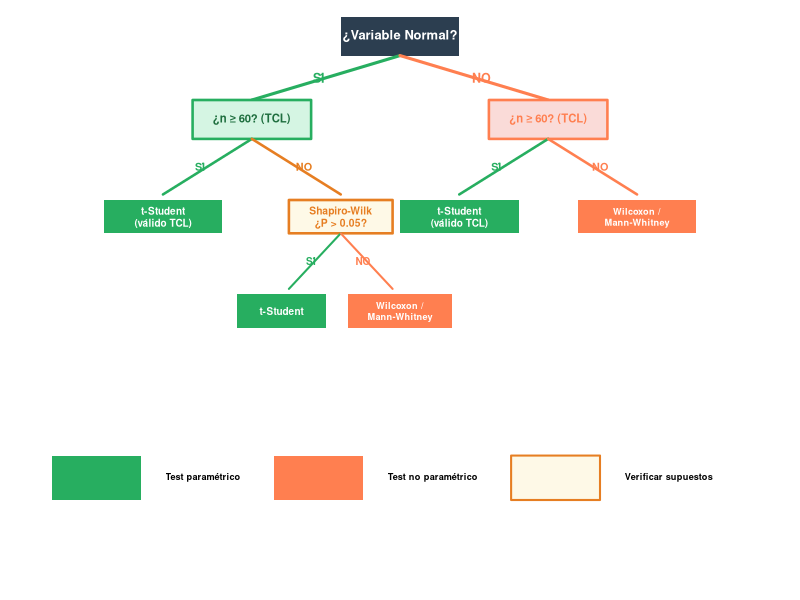
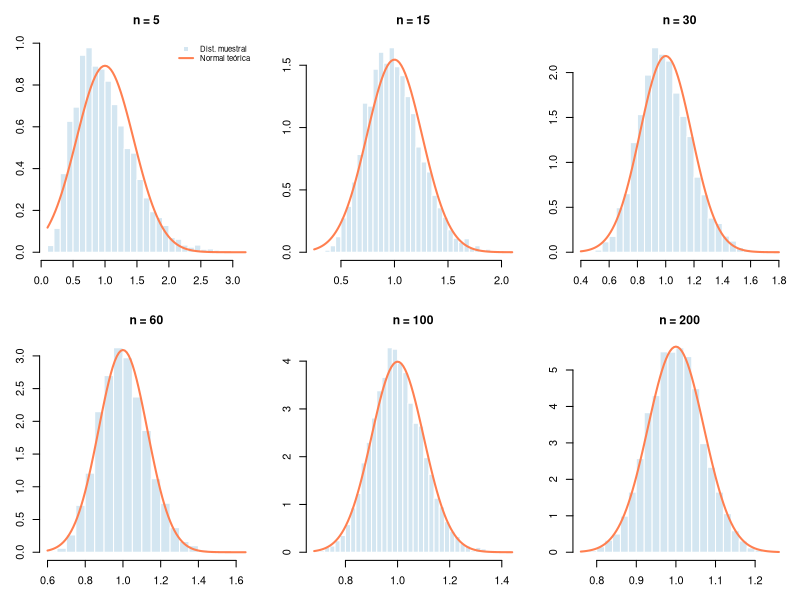
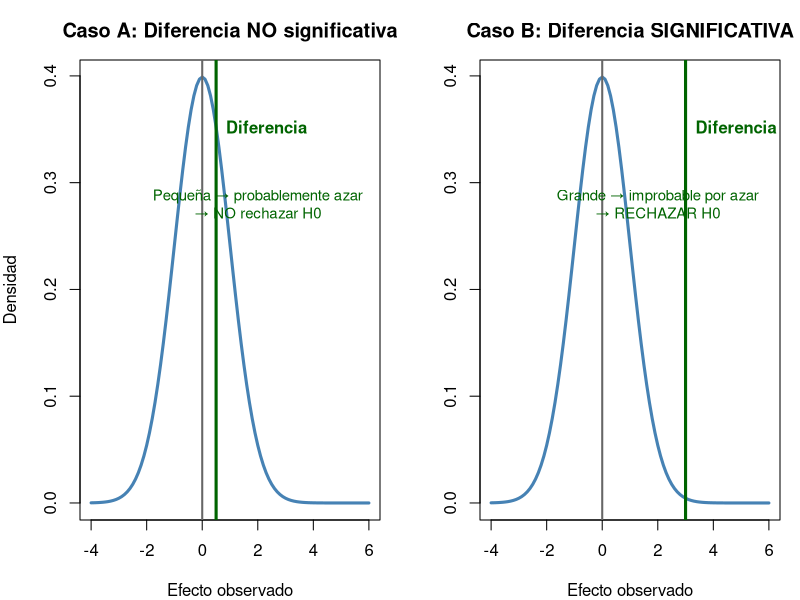
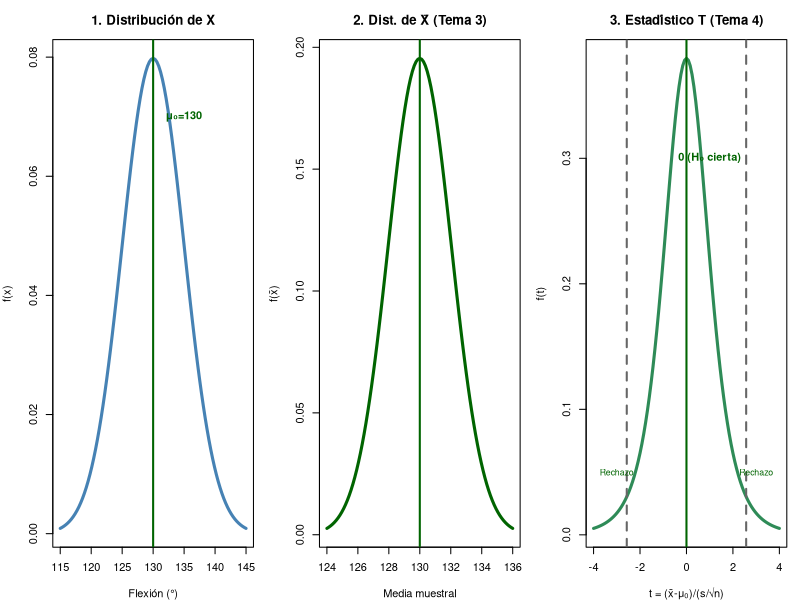
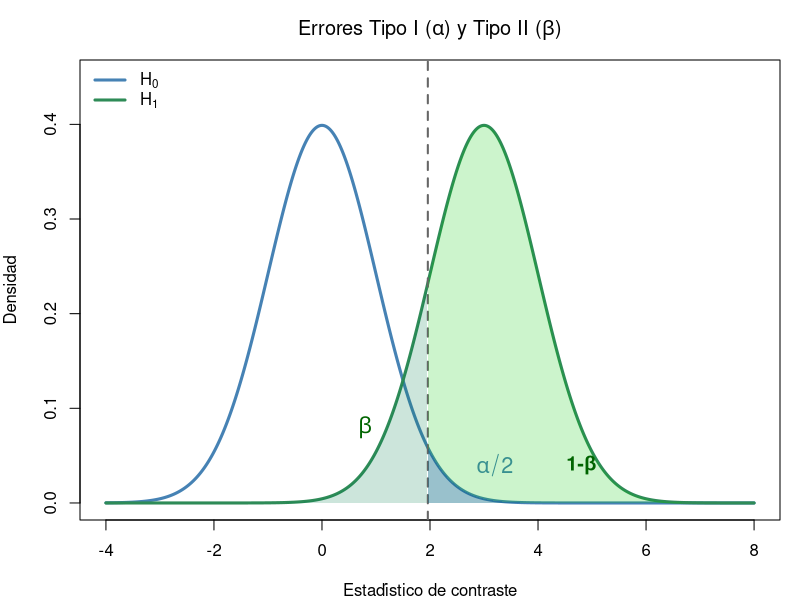
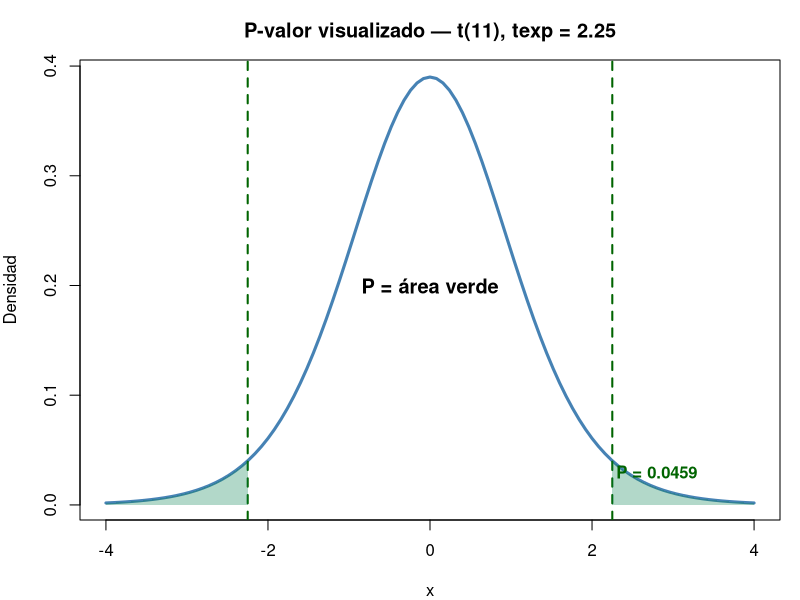
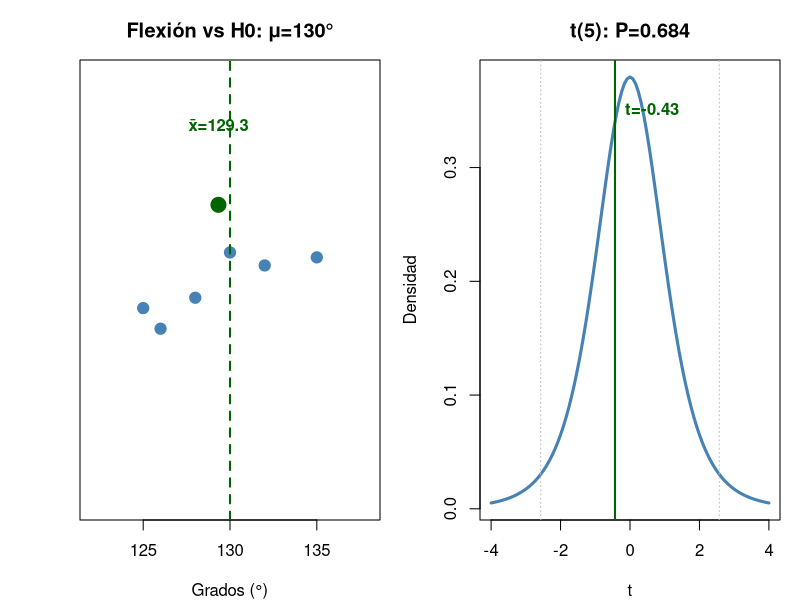

Recreate these plots in R, in order.
## ---- chunk 1
#| fig-height: 5
#| fig-alt: "Árbol de decisión clínico para elegir el test estadístico adecuado. Empieza preguntando si la variable es Normal. Si es Normal, pregunta si n≥60. Si no es Normal, también pregunta si n≥60. Las ramas llevan a t-Student, Shapiro-Wilk o tests no paramétricos."
par(mar=c(0,0,0,0), bg=NA)
plot(NA, xlim=c(0,10), ylim=c(0,10), axes=F, xlab="", ylab="")

# ── Nodo raíz ──
rect(4.2, 9.4, 5.8, 10.1, col="#2c3e50", border=NA, lwd=0)
text(5, 9.75, "¿Variable Normal?", cex=0.78, font=2, col="white")

# Ramas principales con gradiente
segments(5, 9.4, 3, 8.6, lwd=3, col="#27ae60")
segments(5, 9.4, 7, 8.6, lwd=3, col="coral")
text(3.9, 9.0, "SÍ", cex=0.75, font=2, col="#27ae60")
text(6.1, 9.0, "NO", cex=0.75, font=2, col="coral")

# ── Rama SÍ ──
rect(2.2, 7.9, 3.8, 8.6, col="#d5f5e3", border="#27ae60", lwd=2.5)
text(3, 8.25, "¿n ≥ 60? (TCL)", cex=0.68, font=2, col="#1e6e3e")
segments(3, 7.9, 1.8, 6.9, lwd=2.5, col="#27ae60")
segments(3, 7.9, 4.2, 6.9, lwd=2.5, col="#e67e22")
text(2.3, 7.4, "SÍ", cex=0.65, font=2, col="#27ae60")
text(3.7, 7.4, "NO", cex=0.65, font=2, col="#e67e22")

# Hoja: t-Student (válido TCL)
rect(1.0, 6.2, 2.6, 6.8, col="#27ae60", border=NA)
text(1.8, 6.5, "t-Student\n(válido TCL)", cex=0.6, font=2, col="white")

# Nodo intermedio: Shapiro
rect(3.5, 6.2, 4.9, 6.8, col="#fef9e7", border="#e67e22", lwd=2.5)
text(4.2, 6.5, "Shapiro-Wilk\n¿P > 0.05?", cex=0.62, font=2, col="#e67e22")
segments(4.2, 6.2, 3.5, 5.2, lwd=2, col="#27ae60")
segments(4.2, 6.2, 4.9, 5.2, lwd=2, col="coral")
text(3.8, 5.7, "SÍ", cex=0.6, font=2, col="#27ae60")
text(4.5, 5.7, "NO", cex=0.6, font=2, col="coral")

# Hojas Shapiro
rect(2.8, 4.5, 4.0, 5.1, col="#27ae60", border=NA)
text(3.4, 4.8, "t-Student", cex=0.6, font=2, col="white")
rect(4.3, 4.5, 5.7, 5.1, col="coral", border=NA)
text(5.0, 4.8, "Wilcoxon /\nMann-Whitney", cex=0.55, font=2, col="white")

# ── Rama NO ──
rect(6.2, 7.9, 7.8, 8.6, col="#fadbd8", border="coral", lwd=2.5)
text(7, 8.25, "¿n ≥ 60? (TCL)", cex=0.68, font=2, col="coral")
segments(7, 7.9, 5.8, 6.9, lwd=2.5, col="#27ae60")
segments(7, 7.9, 8.2, 6.9, lwd=2.5, col="coral")
text(6.3, 7.4, "SÍ", cex=0.65, font=2, col="#27ae60")
text(7.7, 7.4, "NO", cex=0.65, font=2, col="coral")

# Hojas rama NO
rect(5.0, 6.2, 6.6, 6.8, col="#27ae60", border=NA)
text(5.8, 6.5, "t-Student\n(válido TCL)", cex=0.6, font=2, col="white")
rect(7.4, 6.2, 9.0, 6.8, col="coral", border=NA)
text(8.2, 6.5, "Wilcoxon /\nMann-Whitney", cex=0.55, font=2, col="white")

# ── Leyenda ──
rect(0.3, 1.4, 1.5, 2.2, col="#27ae60", border=NA)
text(1.7, 1.8, "Test paramétrico", cex=0.55, pos=4, font=2)
rect(3.3, 1.4, 4.5, 2.2, col="coral", border=NA)
text(4.7, 1.8, "Test no paramétrico", cex=0.55, pos=4, font=2)
rect(6.5, 1.4, 7.7, 2.2, col="#fef9e7", border="#e67e22", lwd=2)
text(7.9, 1.8, "Verificar supuestos", cex=0.55, pos=4, font=2)
## ---- chunk 2
#| fig-height: 5.5
par(mfrow=c(2,3), mar=c(3,3,3,1))
set.seed(123)
ns <- c(5, 15, 30, 60, 100, 200)
for(i in 1:length(ns)){
  n <- ns[i]
  medias <- replicate(5000, mean(rexp(n, rate=1)))  # exponencial (muy asimétrica)
  hist(medias, col="#d4e6f1", border="white", freq=FALSE, breaks=30,
       main=paste0("n = ", n), xlab=expression(bar(x)), cex.main=1.1)
  curve(dnorm(x, mean=1, sd=1/sqrt(n)), add=T, col="coral", lwd=2)
  if(i==1) legend("topright", c("Dist. muestral", "Normal teórica"),
                  col=c("#d4e6f1","coral"), lwd=c(NA,2), pch=c(15,NA), bty="n", cex=0.7)
}
par(mfrow=c(1,1))
## ---- chunk 3
#| fig-height: 5
set.seed(123)
par(mfrow=c(1,2), mar=c(4,4,3,1))
# Escenario A: Diferencia pequeña (ruido)
curve(dnorm(x, 0, 1), -4, 6, lwd=3, col="steelblue", ylab="Densidad",
      main="Caso A: Diferencia NO significativa", xlab="Efecto observado")
abline(v=0, lwd=2, col="grey40"); abline(v=0.5, lwd=3, col="darkgreen")
text(0.5, 0.35, "Diferencia", col="darkgreen", pos=4, font=2)
text(2, 0.28, "Pequeña → probablemente azar\n→ NO rechazar H0", col="darkgreen", cex=0.9)
# Escenario B: Diferencia grande (señal)
curve(dnorm(x, 0, 1), -4, 6, lwd=3, col="steelblue", ylab="",
      main="Caso B: Diferencia SIGNIFICATIVA", xlab="Efecto observado")
abline(v=0, lwd=2, col="grey40"); abline(v=3, lwd=3, col="darkgreen")
text(3, 0.35, "Diferencia", col="darkgreen", pos=4, font=2)
text(2, 0.28, "Grande → improbable por azar\n→ RECHAZAR H0", col="darkgreen", cex=0.9)
par(mfrow=c(1,1))
## ---- chunk 4
n<-12; xbar<-189.76; s<-62.02
cat("Caso a (mu0=200): t =", round((xbar-200)/(s/sqrt(n)),3),
    "P =", round(2*pt(-abs((xbar-200)/(s/sqrt(n))),11),4),
    "\nCaso b (mu0=230): t =", round((xbar-230)/(s/sqrt(n)),3),
    "P =", round(2*pt(-abs((xbar-230)/(s/sqrt(n))),11),4))
## ---- chunk 5
#| fig-height: 5
par(mfrow=c(1,3), mar=c(4,4,3,1))

# Panel 1: Distribución de X (datos originales)
curve(dnorm(x, 130, 5), 115, 145, lwd=3, col="steelblue",
      main="1. Distribución de X", xlab="Flexión (°)", ylab="f(x)")
abline(v=130, col="darkgreen", lwd=2); text(135, 0.07, "μ₀=130", col="darkgreen", font=2)

# Panel 2: Distribución de la media muestral (T3)
curve(dnorm(x, 130, 5/sqrt(6)), 124, 136, lwd=3, col="darkgreen",
      main="2. Dist. de X̄ (Tema 3)", xlab="Media muestral", ylab="f(x̄)")
abline(v=130, col="darkgreen", lwd=2); text(131, 0.9, "μ=130", col="darkgreen", font=2)

# Panel 3: Estadístico de contraste T (T4 — estandarizado bajo H₀)
curve(dt(x, 5), -4, 4, lwd=3, col="seagreen",
      main="3. Estadístico T (Tema 4)", xlab="t = (x̄-μ₀)/(s/√n)", ylab="f(t)")
abline(v=0, col="darkgreen", lwd=2); text(1, 0.3, "0 (H₀ cierta)", col="darkgreen", font=2)
# Marcar región de rechazo
t_crit <- qt(0.975, 5)
abline(v=c(-t_crit, t_crit), col="grey40", lty=2, lwd=2)
text(3, 0.05, "Rechazo", col="darkgreen", cex=0.8)
text(-3, 0.05, "Rechazo", col="darkgreen", cex=0.8)

par(mfrow=c(1,1))
## ---- chunk 6
#| fig-height: 5
#| fig-alt: "Visualización de los errores Tipo I (alfa) y Tipo II (beta) con dos distribuciones normales solapadas. La distribución bajo H0 en azul (centrada en 0) y bajo H1 en verde (centrada en 3). El área azul a la derecha de la línea crítica vertical es alfa (error Tipo I), el área verde a la izquierda es beta (error Tipo II), y el área verde a la derecha es la potencia (1-beta)."
# Visualización de errores con dos distribuciones
par(mar=c(4,4,3,1))
x <- seq(-4, 8, 0.01)
y_H0 <- dnorm(x, 0, 1)     # Distribución bajo H0
y_H1 <- dnorm(x, 3, 1)     # Distribución bajo H1 (efecto real)
plot(x, y_H0, type="l", lwd=3, col="steelblue", ylab="Densidad",
     main=expression(paste("Errores Tipo I (", alpha, ") y Tipo II (", beta, ")")),
     ylim=c(0,0.45), xlab="Estadístico de contraste")
lines(x, y_H1, lwd=3, col="seagreen")
t_crit <- qnorm(0.975)  # 1.96
abline(v=t_crit, col="grey40", lty=2, lwd=2)
# α — cola derecha bajo H0
xf <- seq(t_crit, 8, 0.01); yf <- dnorm(xf, 0, 1)
polygon(c(xf, rev(xf)), c(yf, rep(0,length(yf))), col=rgb(0,0,1,0.25), border=NA)
text(3.2, 0.04, expression(alpha/2), col="steelblue", cex=1.3, font=2)
# β — bajo H1 a la izquierda de t_crit
xf <- seq(-4, t_crit, 0.01); yf <- dnorm(xf, 3, 1)
polygon(c(xf, rev(xf)), c(yf, rep(0,length(yf))), col=rgb(0,0.5,0.3,0.2), border=NA)
text(0.8, 0.08, expression(beta), col="darkgreen", cex=1.3, font=2)
# Potencia (1-β)
xf <- seq(t_crit, 8, 0.01); yf <- dnorm(xf, 3, 1)
polygon(c(xf, rev(xf)), c(yf, rep(0,length(yf))), col=rgb(0,0.8,0,0.2), border=NA)
text(4.8, 0.04, "1-β", col="darkgreen", cex=1.2, font=2)
legend("topleft", c(expression(H[0]), expression(H[1])), col=c("steelblue","seagreen"), lwd=3, bty="n")
## ---- chunk 7
#| fig-height: 4.5
# Visualización del P-valor
curve(dt(x, 11), -4, 4, lwd=3, col="steelblue", ylab="Densidad",
      main="P-valor visualizado — t(11), texp = 2.25")
abline(v=c(-2.25, 2.25), col="darkgreen", lwd=2, lty=2)
# Área del P-valor (dos colas)
xr <- seq(2.25, 4, 0.01); yr <- dt(xr, 11)
polygon(c(xr, rev(xr)), c(yr, rep(0,length(yr))), col=rgb(0,0.5,0.3,0.3), border=NA)
xl <- seq(-4, -2.25, 0.01); yl <- dt(xl, 11)
polygon(c(xl, rev(xl)), c(yl, rep(0,length(yl))), col=rgb(0,0.5,0.3,0.3), border=NA)
text(0, 0.2, "P = área verde", font=2, cex=1.2)
text(2.8, 0.03, paste0("P = ", round(2*pt(-2.25,11),4)), col="darkgreen", font=2)
## ---- chunk 8
x<-c(125,132,128,135,130,126); t<-(mean(x)-130)/(sd(x)/sqrt(6))
cat("t =", round(t,3), "→ P(t) =", round(2*pt(-abs(t),5),4),
    "\nP(z aprox) =", round(2*pnorm(-abs(t)),4))
## ---- chunk 9
x <- c(125,132,128,135,130,126)
t.test(x, mu = 130)
# BioEstatR: testt(m = mean(x), s = sd(x), n = length(x), m0 = 130)
## ---- chunk 10
x<-48; n<-287; p0<-0.22
z<-(x - n*p0 - 0.5)/sqrt(n*p0*(1-p0))
P<-2*pnorm(-abs(z))
cat("z =", round(z,3), "P =", round(P,4))
## ---- chunk 11
x<-47; n<-50; p0<-0.95
z<-(x/n-p0)/sqrt(p0*(1-p0)/n)
cat("z =", round(z,3), "P =", round(2*pnorm(-abs(z)),4),
    "\nNo significativo: 94% no difiere de 95% (P = 0.745)")
## ---- chunk 12
#| fig-height: 5
x <- c(125,132,128,135,130,126)
tt <- t.test(x, mu=130)

par(mfrow=c(1,2), mar=c(4,4,3,1))
# Panel 1: Datos vs referencia
stripchart(x, method="jitter", pch=19, col="steelblue", cex=1.5,
           xlim=c(122,138), main="Flexión vs H0: μ=130°", xlab="Grados (°)")
abline(v=130, col="darkgreen", lwd=2, lty=2)
points(mean(x), 1.2, pch=19, col="darkgreen", cex=2)
text(mean(x), 1.35, paste0("x̄=", round(mean(x),1)), col="darkgreen", font=2, pos=3)
# Panel 2: Distribución t
curve(dt(x, 5), -4, 4, lwd=3, col="steelblue",
      main=paste0("t(5): P=", round(tt$p.value,3)), xlab="t", ylab="Densidad")
abline(v=c(-qt(0.975,5), qt(0.975,5)), col="grey", lty=3)
abline(v=tt$statistic, col="darkgreen", lwd=2)
text(tt$statistic, 0.35, paste0("t=", round(tt$statistic,2)), col="darkgreen", font=2, pos=4)
par(mfrow=c(1,1))

cat("t =", round(tt$statistic,2), "gl =", tt$parameter, "P =", round(tt$p.value,4))
